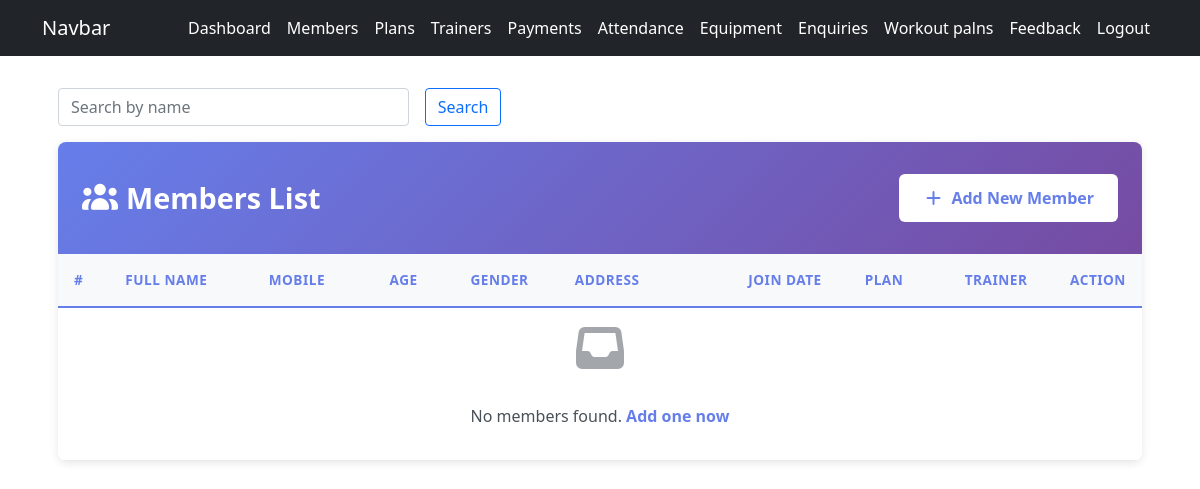
The page /admin_member/ (signed in) on the database as committed earlier.
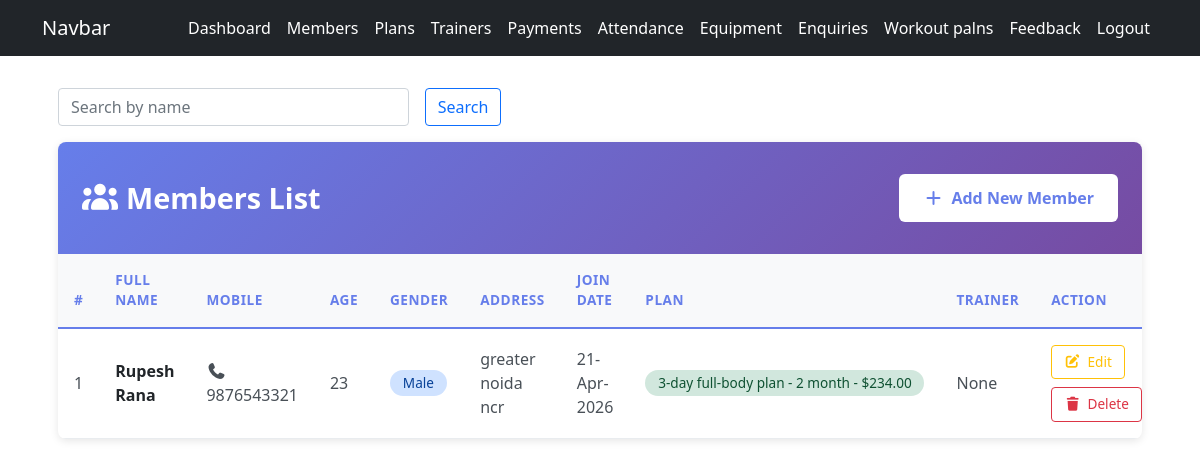
The same page on the database as committed later.
### gymapp/models.py (models this page shows, shortened)
class MemberProfile(models.Model):
    GENDER_CHOICES = (
        ('MALE', 'Male'),
        ('FEMALE', 'Female'),
        ('OTHER', 'Other'),
    )
    user = models.OneToOneField(settings.AUTH_USER_MODEL,
                                 on_delete=models.CASCADE,   # Delete profile if user is deleted
                                 related_name='member_profile'  # Access profile via user.member_profile
                                 )
    full_name = models.CharField(max_length=100)
    mobile = models.BigIntegerField()
    age = models.PositiveIntegerField(null=True, blank=True)
    gender = models.CharField(max_length=10, choices=GENDER_CHOICES, null=True, blank=True)
    address = models.TextField(blank=True)
    join_date = models.DateField(default=timezone.now)
    plan = models.ForeignKey(MemberShipPlan,
                              on_delete=models.SET_NULL,    # if plan is deleted set to null
                              null=True, blank=True)
    memberShip_start = models.DateField(null=True, blank=True)
    memberShip_end = models.DateField(null=True, blank=True)
    trainer = models.ForeignKey(Trainer, on_delete=models.SET_NULL, null=True, blank=True, related_name='members')

class MemberShipPlan(models.Model):
    name = models.CharField(max_length=100)
    duration_months = models.PositiveIntegerField()   # eg: 1, 2, 3, 6, 12 months
    fee = models.DecimalField(max_digits=6, decimal_places=2)  # eg: 499.50
    description = models.TextField()
    def __str__(self):
        return f'{self.name} - {self.duration_months} month - ${self.fee}'

### gymapp/views.py (the view)
    def wrapper(request, *args, **kwargs):
        if not request.user.is_authenticated or getattr(request.user, 'role', None) != 'ADMIN':  # check if user is not authenticated OR role is not ADMIN
            messages.error(request, 'you must be an admin to access this page')
            return redirect('admin_login')
        return view_func(request, *args, **kwargs)  # if user is authenticated and role is ADMIN, then allow them to access the page

### gymapp/views.py (called while the page is built)
def admin_required(view_func):
    def wrapper(request, *args, **kwargs):
        if not request.user.is_authenticated or getattr(request.user, 'role', None) != 'ADMIN':  # check if user is not authenticated OR role is not ADMIN
            messages.error(request, 'you must be an admin to access this page')
            return redirect('admin_login')
        return view_func(request, *args, **kwargs)  # if user is authenticated and role is ADMIN, then allow them to access the page
    return wrapper

@admin_required
def admin_member_list(request):
    search = request.GET.get('search', '')  # get the search query from the URL parameters, if no search query is provided then set it to an empty string
    members = MemberProfile.objects.all().select_related('user', 'plan')
    if search:
        members = members.filter(full_name__icontains=search)
    return render(request, 'admin_member_list.html', {'members':members, 'search':search})

### gymapp/templates/admin_member_list.html (shortened to what this page needs)
{% extends 'base.html' %}
{% load static %}
{% block content %}
<link rel="stylesheet" href="{% static 'gymapp/css/admin_member_list.css' %}">
<div class="members-container">
    <form method="get" class="row g-3 mb-3">
    <div class="col-md-4">
        <input type="text" name="search" class="form-control" placeholder="Search by name ">
    </div>
    <div class="col-md-2">
        <button type="submit" class="btn btn-outline-primary">Search</button>
    </div>
</form>
    <div class="members-card">
        <div class="members-header">
            <div>
                <h2><i class="fas fa-users"></i>Members List</h2>
            </div>
            <div class="header-actions">
                <a href="{% url 'admin_member_add' %}" class="btn-add">
                    <i class="fas fa-plus"></i> Add New Member
                </a>
            </div>
        </div>
        <div class="table-wrapper">
            <table class="table">
                <thead>
                    <tr>
                        <th style="width: 5%;">#</th>
                        <th style="width: 15%;">Full Name</th>
                        <th style="width: 12%;">Mobile</th>
                        <th style="width: 8%;">Age</th>
                        <th style="width: 10%;">Gender</th>
                        <th style="width: 18%;">Address</th>
                        <th style="width: 12%;">Join Date</th>
                        <th style="width: 10%;">Plan</th>
                        <th style="width: 12%;">Trainer</th>
                        <th style="width: 15%;">Action</th>
                    </tr>
                </thead>
                <tbody>
                    {% if members %}
                        {% for member in members %}
                        <tr>
                            <td>{{ forloop.counter }}</td>
                            <td><span class="member-name">{{ member.full_name }}</span></td>
                            <td><i class="fas fa-phone"></i> {{ member.mobile }}</td>
                            <td>{{ member.age }}</td>
                            <td><span class="badge badge-info">{{ member.gender }}</span></td>
                            <td title="{{ member.address }}">{{ member.address|truncatechars:35 }}</td>
                            <td>{{ member.join_date|date:"d-M-Y" }}</td>
                            <td><span class="badge badge-success">{{ member.plan }}</span></td>
                            <td>{{ member.trainer }}</td>
                            <td>
                                <div class="action-buttons">
                                    <a href="{% url 'admin_member_edit' member.id %}" class="btn-action btn-edit" title="Edit">
                                        <i class="fas fa-edit"></i> Edit
                                    </a>
                                    <form method="POST" action="{% url 'admin_member_delete' member.id %}" style="display: contents;">
                                        <button type="submit" class="btn-action btn-delete" title="Delete"
                                                onclick="return confirm('Are you sure you want to delete this member?');">
                                            <i class="fas fa-trash"></i> Delete
                                        </button>
                                    </form>
                                </div>
                            </td>
                        </tr>
                        {% endfor %}
                    {% else %}
                        <tr>
                            <td colspan="10" class="no-members">
                                <i class="fas fa-inbox"></i>
                                <p>No members found. <a href="{% url 'admin_member_add' %}">Add one now</a></p>
                            </td>
                        </tr>
                    {% endif %}
                </tbody>
            </table>
        </div>
    </div>
</div>
{% endblock %}

Rows that differ between the two databases and show on the page:
added MemberProfile: full_name "Rupesh Rana", mobile "9876543321", age "23", gender "Male", address "greater noida ncr", join_date "21-Apr-2026", plan "3-day full-body plan - 2 month - $234.00", trainer "None"
Other text that changed with them:
text no longer shown: "No members found. Add one now"
